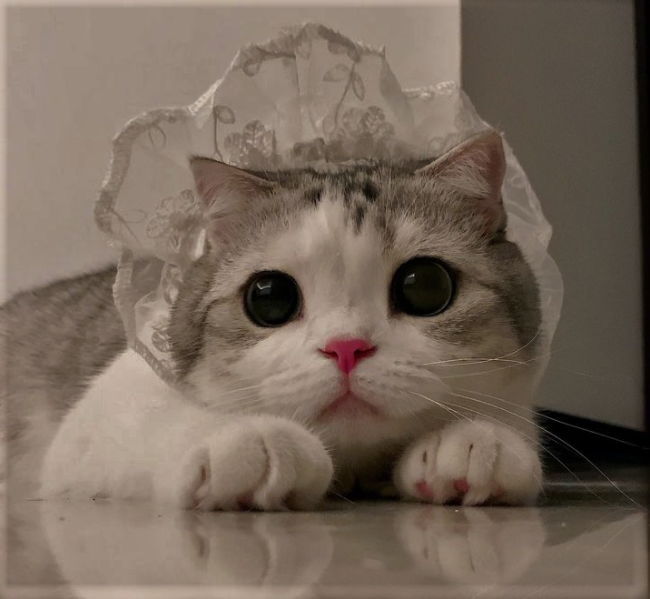
#> input picture Lab3/puff.png, 650 x 599 px
$ jupyter execute --allow-errors lab3.ipynb
#> lines starting #> are read from the running program, lines starting #| are printed output that depends on the picture; after the words box and inside, x2 and y2 are one past the last pixel; in counts of white or black regions, pixels touching at a corner belong together
[cell 1]
import cv2 as cv
import matplotlib.pyplot as plt
import pandas as pd
import numpy as np
import skimage

[cell 2]
def cv_show(name,img):
    img = np.flip(img,2)
    cv.imshow(name,img)
    cv.waitKey(0)
    cv.destroyAllWindows()

[cell 3]
img = cv.imread('puff.png',cv.IMREAD_GRAYSCALE)
#> img: shape (599, 650); min 0, max 199, mean 107.2
# img = np.flip(img,2)
plt.imshow(img,cmap='gray')

[cell 4]
img1 = cv.imread('puff.png')
#> img1 is the input picture: shape (599, 650, 3); mean B, G, R 91.1, 104, 118.9
img1 = np.flip(img1,2)
plt.imshow(img1)

[cell 5]
def plt_show(img1,img2):
    plt.figure(figsize = (10,10))
    plt.subplot(121);plt.imshow(img1,cmap='gray')
    plt.subplot(122);plt.imshow(img2,cmap='gray')
    plt.show()

[cell 6]
def plt_show1(img1,img2):
    plt.figure(figsize = (10,10))
    plt.subplot(121);plt.imshow(img1)
    plt.subplot(122);plt.imshow(img2)
    plt.show()

### Noise Type

[cell 7]
#salt&pepper noise
img_noise1 = skimage.util.random_noise(img,'s&p',amount = 0.05,salt_vs_pepper = 0.5)
plt_show(img,img_noise1)

[cell 8]
# speckle Noise
img_noise2 = skimage.util.random_noise(img,'speckle',mean = 0.3 , var = 0.1)
plt_show(img,img_noise2)

[cell 9]
# gaussian
img_noise3 = skimage.util.random_noise(img,'gaussian',mean = 0.1 , var = 0.01)
plt_show(img,img_noise3)

[cell 10]
# poisson
img_noise4 = skimage.util.random_noise(img,'poisson')
plt_show(img,img_noise4)

# Low-pass filtering

[cell 11]
#linear low-pass filter
kernel_size = (3,3)
kernel = np.ones((kernel_size[0],kernel_size[1]))
kernel = kernel / kernel_size[0] / kernel_size[1]

img_filter1 = cv.filter2D(img_noise1,-1,kernel)
plt_show(img_noise1,img_filter1)

[cell 12]
rows, cols = img_noise1.shape[0:2]
#> rows = 599; cols = 650

#Filter parameters
Q = 0
kernel_size = (5,5)
kernel = np.ones((kernel_size[0],kernel_size[1]))
kernel = kernel / kernel_size[0] / kernel_size[1]

#Convert to float and make image with border
if img_noise1.dtype == np.uint8:
    img_copy = img_noise1.astype(np.float32) / 255
else:
    img_copy = img_noise1
img_copy = cv.copyMakeBorder(img_copy,int((kernel_size[0] - 1) / 2), int(kernel_size[1] / 2),
                            int((kernel_size[0] - 1) / 2),int(kernel_size[1] / 2), cv.BORDER_REPLICATE)

#Calculate temporary matrices for I ** Q and I * * (Q + 1)
img_copy_power = np.power(img_copy, Q)
#> img_copy_power: shape (603, 654) float64; every value is 1
img_copy_power_1 = np.power(img_copy,Q + 1)

img_filter_top = np.zeros(img_noise1.shape, np.float32)
img_filter_bottom = np.zeros(img_noise1.shape,np.float32)

#Do filter
for i in range(kernel_size[0]):
    for j in range(kernel_size[1]):
        img_filter_top = img_filter_top + kernel[i, j] * img_copy_power_1[i:i + rows , j:j + cols]
        img_filter_bottom = img_filter_bottom + kernel[i, j] * img_copy_power[i: i + rows,j : j+ cols]
#> img_filter_bottom: shape (599, 650) float64; every value is 1
img_filter = img_filter_top / img_filter_bottom / np.sum(kernel) ** Q

#Convert back to uint if needed
if(img_noise1.dtype == np.uint8):
    img_filter = (255 * img_filter).clip(0,255).astype(np.uint8)

plt_show(img_noise1,img_filter)

[cell 13]
#Gaussian Filter
img_gauss = cv.GaussianBlur(img,ksize=(0,0),sigmaX = 0.1,borderType = cv.BORDER_REPLICATE)
plt_show(img_noise1,img_gauss)

# Nonlinear Filtering

[cell 14]
#Median Filtering
img_median = cv.medianBlur(img1,3)
plt_show(img1,img_median)

[cell 15]
I = img_noise1
#weighted rank or median filtering

# Filter parameters
k_size = (5 , 5)
# change this parameter here
# 3*3 kernel's median should be 4
rank = 2
kernel = np . ones ( k_size , dtype = np . float32 )
rows , cols = I . shape [0:2]

#Convert to float and make image with border
if I.dtype == np.uint8:
    I_copy = I.astype(np.float32) / 255
else:
    I_copy = I
I_copy = cv.copyMakeBorder(I_copy,
                           int((k_size[0] - 1) / 2),
                           int((k_size[1] / 2)),
                           int((k_size[0] - 1) / 2),
                           int(k_size[1] / 2), cv.BORDER_REPLICATE)

# Fill arrays for each kernel item
I_layers = np.zeros(I.shape +
                   (k_size[0] * k_size[1], ),
                   dtype = np.float32)
if I.ndim == 2:
    for i in range(k_size[0]):
        for j in range(k_size[1]):
            I_layers[:,:,i * k_size[1] + j] = kernel[i, j] * I_copy[i:i + rows, j:j + cols]
else:
    for i in range(k_size[0]):
        for j in range(k_size[1]):
            I_layers[:,:,:,i * k_size[1] + j] = kernel[i,j] * I_copy[i:i + rows,j:j + cols,:]

#Sort arrays
I_layers.sort()

#Choose layer with rank
if I.ndim == 2:
    I_out = I_layers[:,:,rank]
else:
    I_out = I_layers[:,:,:,rank]

#Convert back to uint if needed
if(I.dtype == np.uint8):
    I_out = (255 * I_out).clip(0,255).astype(np.uint8)

plt_show(I,I_out)

[cell 16]
# Wiener filtering with OpenCV

I = img_noise1
# Define parameters
k_size = (5,5)
kernel = np . ones (( k_size [0] , k_size [1]))
# Convert to float and make image with border
if I . dtype == np . uint8 :
    img_copy = I . astype ( np . float32 ) / 255
else :
    img_copy_nb = I
    img_copy = cv . copyMakeBorder ( img_copy ,
                                    int (( k_size [0] - 1) / 2) ,
                                    int ( k_size [1] / 2) ,
                                    int (( k_size [0] - 1) / 2) ,
                                    int ( k_size [1] / 2) ,
                                    cv . BORDER_REPLICATE )
#> img_copy: shape (607, 658) float64

# Split into layers
bgr_planes = cv . split ( img_copy )
bgr_planes_2 = []

k_power = np . power ( kernel , 2)

# For all layers
for plane in bgr_planes:
    # Calculate temporary matrices for I ** 2
    plane_power = np . power ( plane , 2)

    m = np . zeros ( I . shape [0:2] , np . float32 )
    q = np . zeros ( I . shape [0:2] , np . float32 )
#> this loop made 1 pass
#> pass 1, `plane_power = np . power ( plane , 2)`:
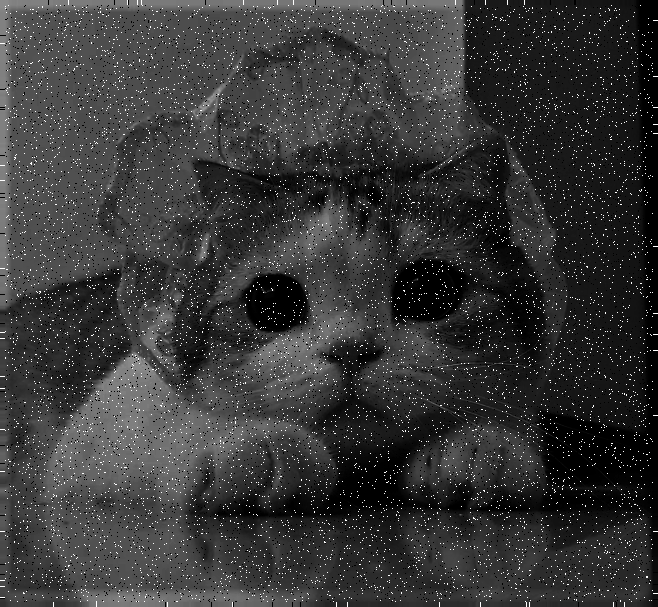
#> plane_power: shape (607, 658) float64; min 0, max 1, mean 0.217

# Calculate variance values
for i in range ( k_size [0]):
    for j in range ( k_size [1]):
        m = m + kernel [i , j ] * plane [ i : i + rows , j : j + cols ]
        q = q + k_power [i , j ] * plane_power [ i : i + rows , j : j + cols ]
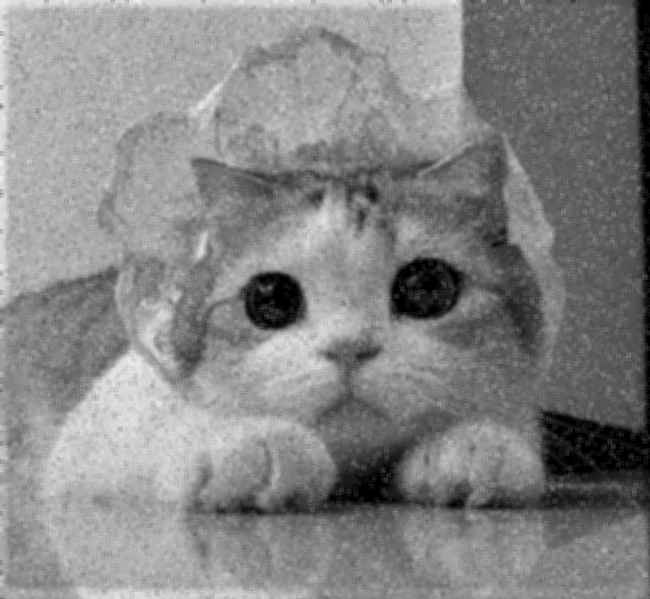
#> m: shape (599, 650) float64; min 0, max 20.41, mean 10.7; drawn with min black and max white
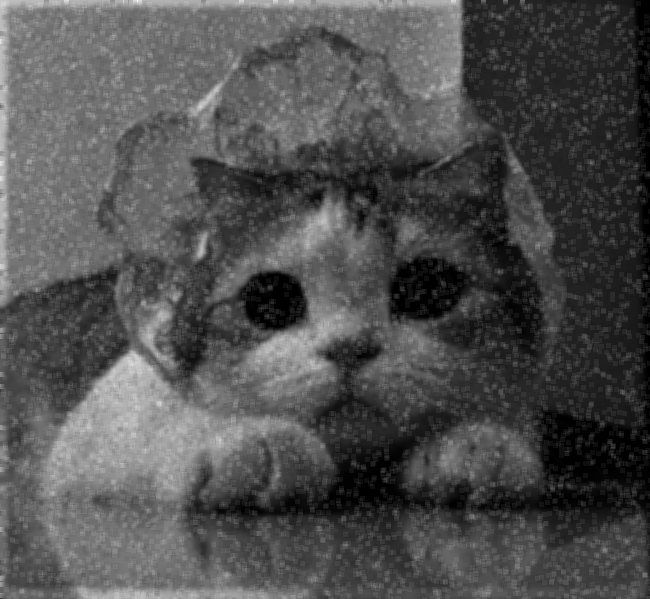
#> q: shape (599, 650) float64; min 0, max 17.23, mean 5.42; drawn with min black and max white
m = m / np . sum ( kernel )
q = q / np . sum ( kernel )
q = q - m * m
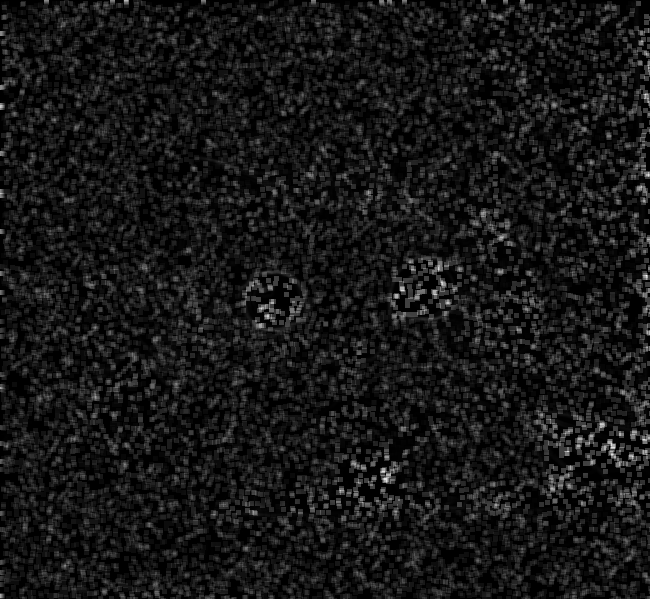
#> q: shape (599, 650) float64; min -8.88e-16, max 0.153, mean 0.0137; drawn with min black and max white

# Calculate noise as an average variance
v = np . sum ( q ) / I . size
#> v = 0.0137

#Do filter
plane_2 = plane [( k_size [0] - 1) // 2: \
                 ( k_size [0] - 1) // 2 + rows , \
                 ( k_size [1] - 1) // 2: \
                 ( k_size [1] - 1) // 2 + cols ]
plane_2 = np . where ( q < v , m ,
                      ( plane_2 - m ) * (1 - v / q ) + m )
bgr_planes_2 . append ( plane_2 )

# Merge image back
I_out = cv . merge ( bgr_planes_2 )

# Convert back to uint if needed
if ( I . dtype == np . uint8 ):
    I_out = (255 * I_out ). clip (0 , 255).astype ( np . uint8 )

plt_show(I,I_out)

[cell 17]
#Adaptive Median Filtering

rows,cols=img_noise1.shape[0:2]
bw=(img_noise1.ndim==2)
#> bw = True
#set intital and maximum kernel sizes
kernel_size=(1,1)
max_kernel_size=7

#convert to float and make image with border
if img_noise1.dtype==np.uint8:
    img_copy_nb=img_noise1.astype(np.float32)/255
else:
    img_copy_nb=img_noise1
img_copy=cv.copyMakeBorder(img_copy_nb,int((max_kernel_size-1)/2),int(max_kernel_size/2),
                          int((max_kernel_size-1)/2),int(max_kernel_size/2),cv.BORDER_REPLICATE)
#> img_copy: shape (605, 656) float64
img_filter=np.zeros_like(img_copy_nb)
#mask of pixels to filter
mask=np.ones(img_noise1.shape,dtype=int)
#while there are not filter pixels
while mask.any() and kernel_size[0]<max_kernel_size:
    kernel_size=(kernel_size[0]+2,kernel_size[1]+2)
    kernel_shift=(int((max_kernel_size-kernel_size[0])/2),int((max_kernel_size-kernel_size[1])/2))
    kernel=np.ones((kernel_size[0],kernel_size[1]),dtype=np.float32)

    img_layers=np.zeros(img_noise1.shape+(kernel_size[0]*kernel_size[1], ),dtype=np.float32)
    if bw:
        for i in range(kernel_size[0]):
             for j in range(kernel_size[1]):
                    img_layers[:, :, i*kernel_size[1]+j]=kernel[i,j]* \
                    img_copy[i+kernel_shift[0]:i+kernel_shift[0]+rows,\
                             j+kernel_shift[1]:j+kernel_shift[1]+cols]
    else:
        for i in range(kernel_size[0]):
            for j in range(kernel_size[1]):
                img_layers[:, :, :, i * kernel_size[1] + j] = kernel[i, j] * \
                     img_copy[i + kernel_shift[0]:i + kernel_shift[0] + rows, \
                              j + kernel_shift[1]:j + kernel_shift[1] + cols, :]
     #sort kernels
    img_layers.sort()
    #calculate
    if bw:
        z_min=img_layers[:,:,0]
        z_mean=img_layers[:,:,int((kernel_size[0]*kernel_size[1]-1)/2)]
        z_max=img_layers[:, :,kernel_size[0]*kernel_size[1]-1]
    else:
        z_min = img_layers[:, :, :,0]
        z_mean = img_layers[:, :, :,int((kernel_size[0] * kernel_size[1] - 1) / 2)]
        z_max = img_layers[:, :, :,kernel_size[0] * kernel_size[1] - 1]
    #caluclate A and B
    A_mask=np.logical_and(z_min<z_mean,z_mean<z_max)
    B_mask=np.logical_and(z_min<img_copy_nb,img_copy_nb<z_max)
    #copy data that filfils the condition
    img_filter[np.logical_and(mask,np.logical_and(A_mask,B_mask))]= \
      img_copy_nb[np.logical_and(mask,np.logical_and(A_mask,B_mask))]
    img_filter[np.logical_and(mask,np.logical_and(A_mask,np.logical_not(B_mask)))]=\
      z_mean[np.logical_and(mask,np.logical_and(A_mask,np.logical_not(B_mask)))]
    #update mask with pixels that we copied
    mask=np.logical_and(mask,np.logical_not(A_mask))
#> this loop made 3 passes
#> pass 1, `B_mask=np.logical_and(z_min<img_copy_nb,img_copy_nb<z_max)`:
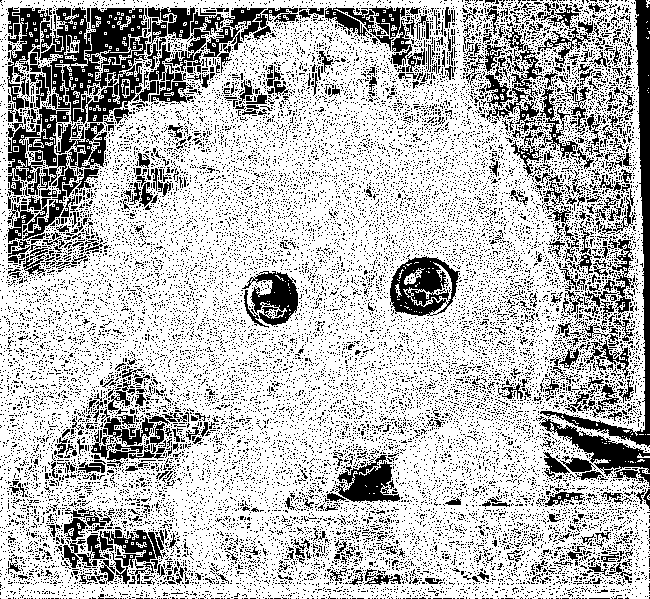
#> B_mask: shape (599, 650) bool; 72.1% white; 22770 black regions (22242 under 20 px), largest, box (x1, y1, x2, y2) and area: (40, 7, 148, 124) 6282, (540, 0, 650, 447) 4529, (390, 256, 460, 316) 2421
#> after the loop:
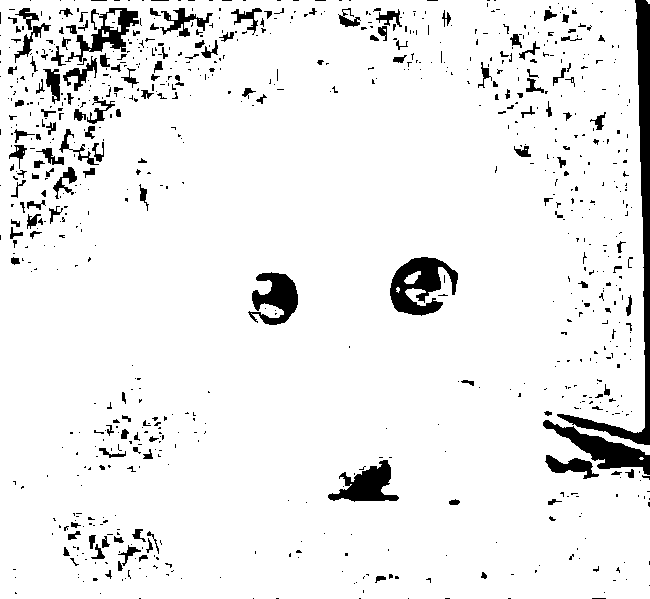
#> A_mask: shape (599, 650) bool; 93.1% white; 838 black regions (673 under 20 px), largest, box (x1, y1, x2, y2) and area: (557, 0, 650, 445) 4440, (390, 257, 458, 316) 2204, (543, 420, 650, 475) 1907
#> after the loop:
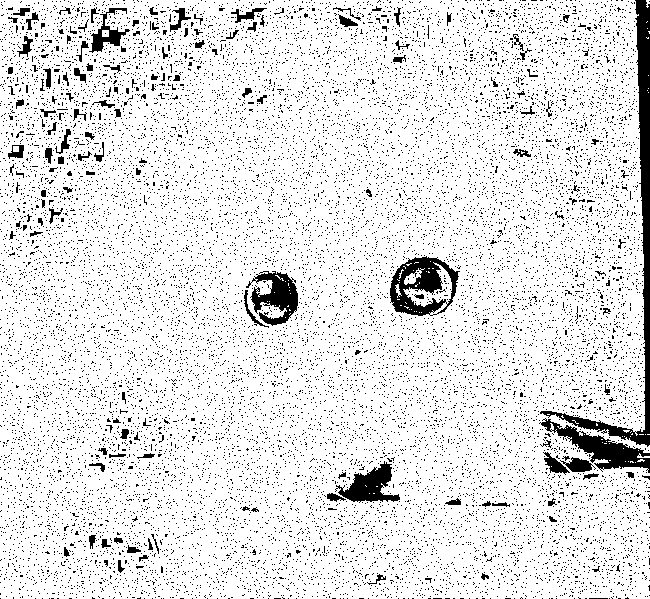
#> B_mask: shape (599, 650) bool; 89.2% white; 16209 black regions (16074 under 20 px), largest, box (x1, y1, x2, y2) and area: (540, 0, 650, 447) 4529, (390, 256, 460, 316) 2114, (539, 418, 650, 473) 1857
#> after the loop:
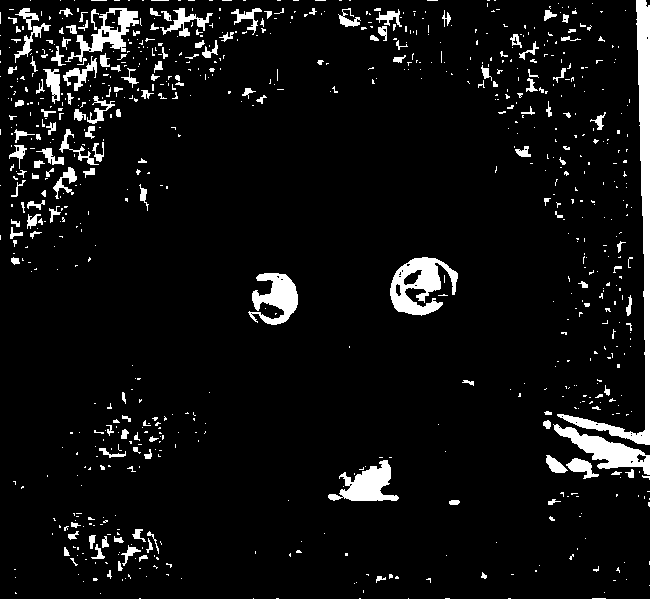
#> mask: shape (599, 650) bool; 6.6% white; 809 white regions (653 under 20 px), largest, box (x1, y1, x2, y2) and area: (557, 0, 650, 445) 4359, (390, 257, 458, 316) 2093, (553, 424, 650, 475) 1722
#fill what left empty
img_filter[mask]=img_copy_nb[mask]
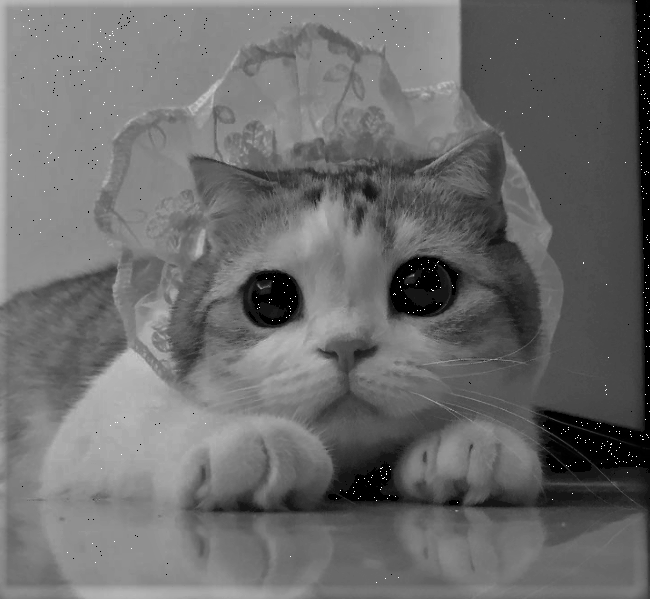
#> img_filter: shape (599, 650) float64; min 0, max 1, mean 0.422
# #convert back to uint if needed
if(img_noise1.dtype==np.uint8):
    img_filter=(255*img_filter).clip(0,255).astype(np.uint8)

# cv.imshow("Adaptive Median Filtering",img_filter)

plt_show(img_noise1,img_filter)

# High-Pass Filtering

[cell 18]
# Roberts Filtering
kernel_x = np.array([[1,-1],[0,0]])
kernel_y = np.array([[1,0],[-1,0]])

#Convert to float
if img1.dtype == np.uint8:
    img_filter = img.astype(np.float32) / 255
else:
    img_filter = np.copy(img)

#Perform convolution
img_x = cv.filter2D(img_filter,-1,kernel_x)
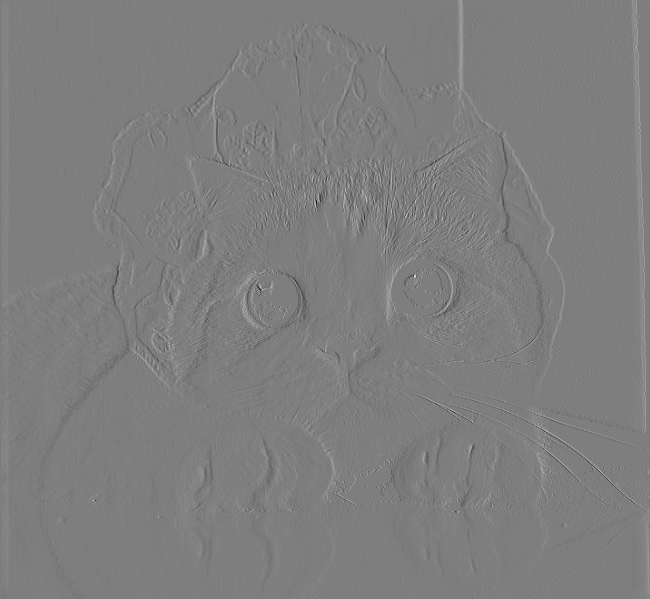
#> img_x: shape (599, 650) float32; min -0.4, max 0.408, mean 0.000885; drawn with min black and max white
img_y = cv.filter2D(img_filter,-1,kernel_y)
img_filter = cv.magnitude(img_x,img_y)

#Convert back to uint if needed
if img.dtype == np.uint8:
    img_filter = (255 * img_filter).clip(0,255).astype(np.uint8)

plt.figure(figsize = (10,10))
plt.subplot(121);plt.imshow(img1)
plt.subplot(122);plt.imshow(img_filter)
plt.show()

[cell 19]
# Prewitt Filter
kernel_x = np.array([[-1,0,1],[-1,0,1],[-1,0,1]])
kernel_y = np.array([[-1,-1,-1],[0,0,0],[1,1,1]])

#Convert to float
if img1.dtype == np.uint8:
    img_filter = img.astype(np.float32) / 255
else:
    img_filter = np.copy(img)

#Perform convolution
img_x = cv.filter2D(img_filter,-1,kernel_x)
img_y = cv.filter2D(img_filter,-1,kernel_y)
img_filter = cv.magnitude(img_x,img_y)

#Convert back to uint if needed
if img.dtype == np.uint8:
    img_filter = (255 * img_filter).clip(0,255).astype(np.uint8)

plt.figure(figsize = (10,10))
plt.subplot(221);plt.imshow(img1)
plt.subplot(222);plt.imshow(img_x)
plt.subplot(223);plt.imshow(img_y)
plt.subplot(224);plt.imshow(img_filter)
plt.show()

[cell 20]
 #Sobel Filtering
kernel_x = np.array([[-1,0,-1],[-2,0,2],[-1,0,1]])
kernel_y = np.array([[-1,-2,-1],[0,0,0],[1,2,1]])

#Convert to float
if img1.dtype == np.uint8:
    img_filter = img1.astype(np.float32) / 255
else:
    img_filter = np.copy(img1)

#Perform convolution
img_x = cv.Sobel(img_filter,cv.CV_64F,1,0)
img_y = cv.Sobel(img_filter,cv.CV_64F,0,1)
img_filter = cv.magnitude(img_x,img_y)

#Convert back to uint if needed
if img.dtype == np.uint8:
    img_filter = (255 * img_filter).clip(0,255).astype(np.uint8)

plt.figure(figsize = (10,10))
plt.subplot(221);plt.imshow(img1)
plt.subplot(222);plt.imshow(img_x)
plt.subplot(223);plt.imshow(img_y)
plt.subplot(224);plt.imshow(img_filter)
plt.show()

[cell 21]
#Laplace Filter
kernel = np.array([[0,-1,0],[-1,4,-1],[0,-1,0]])

#Convert to float
if img1.dtype == np.uint8:
    img_filter = img.astype(np.float32) / 255
else:
    img_filter = np.copy(img)

#Perform convolution
# img_filter = cv.filter2D(img_filter,-1,kernel)
img_filter = cv.Laplacian(img_filter,cv.CV_32F)

if img.dtype == np.uint8:
    img_filter = (255 * np.abs(img_filter)).clip(0,255).astype(np.uint8)

plt.figure(figsize = (10,10))
plt.subplot(121);plt.imshow(img1)
plt.subplot(122);plt.imshow(img_filter)
plt.show()

#> (the rest of this cell did not finish here and is left out)
